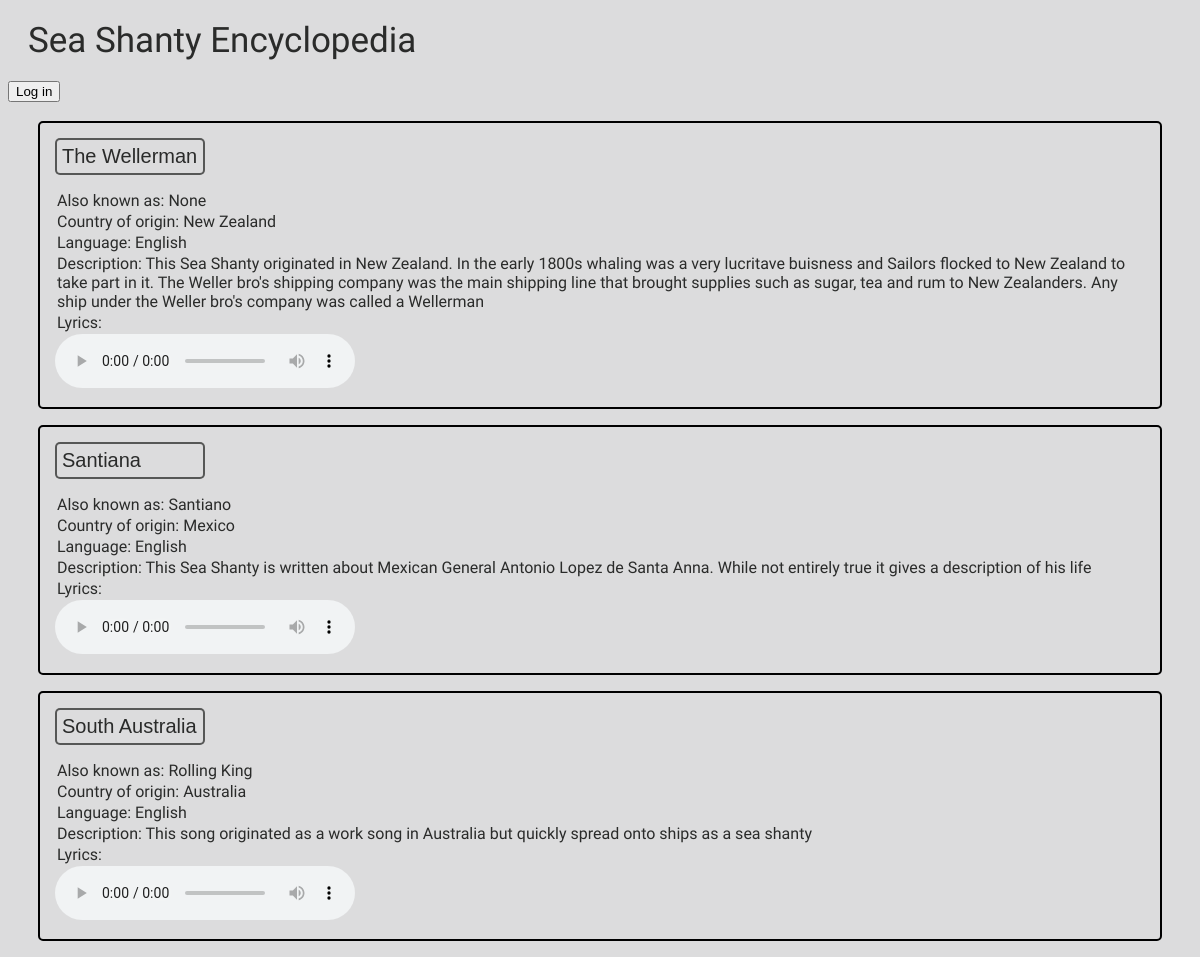
The page / on the database its author committed.
### SHE.py (models this page shows)
class Seashanty(db.Model):
    __tablename__ = 'seashanties'
    ID = db.Column(db.Integer, primary_key=True)
    Name = db.Column(db.Text,)
    Alternative_Names = db.Column(db.Text)
    Country_Origin = db.Column(db.ForeignKey('Countries.Name'))
    Language = db.Column(db.ForeignKey('Language.Name'))
    Description = db.Column(db.Text)
    Lyrics = db.Column(db.Text)
    AudioSource = db.Column(db.Text)
    Country = db.relationship('Country', primaryjoin='Seashanty.Country_Origin == Country.Name', backref='seashanties')
    Language1 = db.relationship('Language', primaryjoin='Seashanty.Language == Language.Name', backref='seashanties')

### SHE.py (the view, shortened to what this page needs)
@app.route('/', methods=["GET","POST"])
def home():
    shantys = None
    return render_template("home.html", shantys = Seashanty.query.all())  # Return the html template

### templates/home.html (shortened to what this page needs)
<!DOCTYPE html>
<html>
  <head>
    <link rel="stylesheet" href="/static/style.css">
  </head>
  <body>
    <p class="title">Sea Shanty Encyclopedia   </p>
    <form method="" action="/login">
      <input type="submit" value="Log in">
    </form>
    <br>
    {% for shanty in shantys %}
    <div class="entry">
      <button class="btn" onclick="dropdown('box1')">{{shanty.Name}}</button>
        <p class="dropdownText"> Also known as: {{shanty.Alternative_Names}}</p>
        <p class="dropdownText"> Country of origin: {{shanty.Country_Origin}}</p>
        <p class="dropdownText"> Language: {{shanty.Language}}</p>
        <p class="dropdownText"> Description: {{shanty.Description}}</p>
        <p class="dropdownText"> Lyrics: </p>
        <audio controls>
          <source src="/static/{{shanty.AudioSource}}" type="audio/mpeg">
        </audio>
    </div>
    {% endfor %}
  </body>
</html>

### static/style.css (style rules this page uses)
:root { --c1: #DCDCDD; --c2: #2A2B2A; --c3: #1985A1; }
body { background-color: var(--c1); font-family: Hind; color: var(--c2); }
.title { font-size: 35px; margin: 20px; }
.dropdownText { margin:2px; }
.btn { border: solid; border-width: 2px; border-radius: 5px; color: var(--c2); font-size: 20px; background-color: var(--c1); border-color: rgba(42, 43, 42, 0.75); padding: 5px; width: 150px; text-align: left; text-decoration: none; outline: none; }
.entry { margin-left: 30px; margin-right: 30px; padding: 15px; border-style: solid; border-radius: 5px; border-color: black; border-width: 2px; }

### rows shown on the page
Seashanty: Name "The Wellerman", Alternative_Names "None", Country_Origin "New Zealand", Language "English", Description "This Sea Shanty originated in New Zealand. In the early 1800s whaling was a very lucritave buisness and Sailors flocked to New Zealand to take part in it. The Weller bro's shipping company was the main shipping line that brought supplies such as sugar, tea and rum to New Zealanders. Any ship under the Weller bro's company was called a Wellerman"
Seashanty: Name "Santiana", Alternative_Names "Santiano", Country_Origin "Mexico", Language "English", Description "This Sea Shanty is written about Mexican General Antonio Lopez de Santa Anna. While not entirely true it gives a description of his life"
Seashanty: Name "South Australia", Alternative_Names "Rolling King", Country_Origin "Australia", Language "English", Description "This song originated as a work song in Australia but quickly spread onto ships as a sea shanty"
